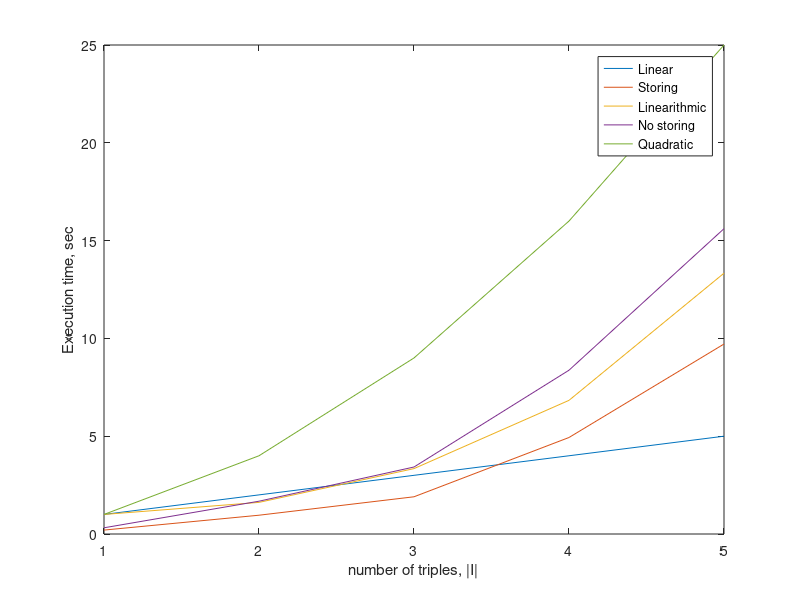

The MATLAB source for this figure:
Y1 = [0.3174290657043457;1.6768231391906738;3.4251248836517334;8.374122858047485;15.609631061553955];
Y2 = [0.20072007179260254; 0.9606108665466309; 1.9028711318969727; 4.9337849617004395; 9.712602853775024];
X = [1:5]';
plot(X, X, X,Y2,X,X .^ log(X), X,Y1, X, X .^ 2);
xlabel("number of triples, |I|");
ylabel("Execution time, sec");
legend("Linear", "Storing", "Linearithmic", "No storing", "Quadratic");

